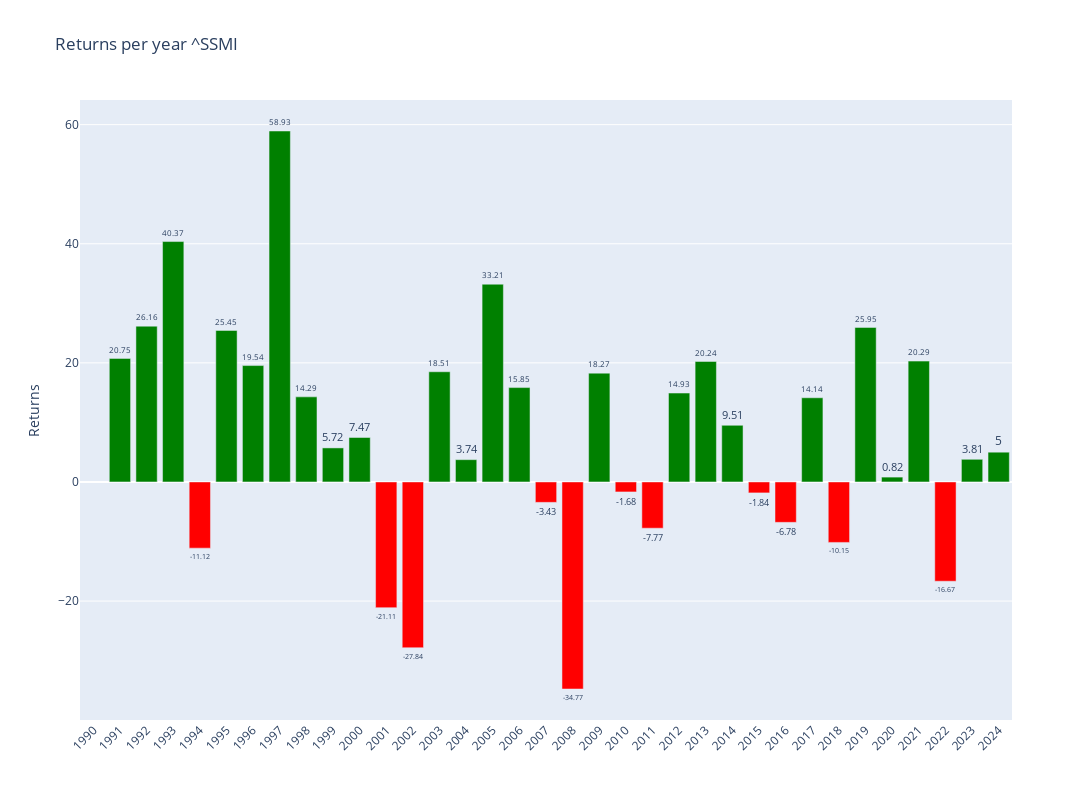

This figure's notebook cell:
### Code cell
# Plotly
fig = make_subplots()

# Add colors
colors = ['green' if x >= 0 else 'red' for x in annual_data['Return']]

# Graph (1,1)
fig.add_trace(go.Bar(y=annual_data['Return'],x=annual_data['Return'].index,text=round(annual_data['Return'],2),textposition='outside',marker_color=colors,hoverinfo='skip'),row=1,col=1)

# Update xaxis properties
fig.update_yaxes(title_text="Returns", row=1, col=1)

fig.update_layout(xaxis=dict(tickvals=annual_data.index,tickangle=-45),height=800, width=1300,title=f"Returns per year {ticker}")

fig.show()

### Figure 1 — Plotly figure (JSON) as saved in the notebook; plotly's stock layout.template omitted (floating-point values rounded to 4 significant figures)
{"data": [{"hoverinfo": "skip", "marker": {"color": ["red", "green", "green", "green", "red", "green", "green", "green", "green", "green", "green", "red", "red", "green", "green", "green", "green", "red", "red", "green", "red", "red", "green", "green", "green", "red", "red", "green", "red", "green", "green", "green", "red", "green", "green"]}, "text": [null, 20.75, 26.16, 40.37, -11.12, 25.45, 19.54, 58.93, 14.29, 5.72, 7.47, -21.11, -27.84, 18.51, 3.74, 33.21, 15.85, -3.43, -34.77, 18.27, -1.68, -7.77, 14.93, 20.24, 9.51, -1.84, -6.78, 14.14, -10.15, 25.95, 0.82, 20.29, -16.67, 3.81, 5], "textposition": "outside", "type": "bar", "x": [1990, 1991, 1992, 1993, 1994, 1995, 1996, 1997, 1998, 1999, 2000, 2001, 2002, 2003, 2004, 2005, 2006, 2007, 2008, 2009, 2010, 2011, 2012, 2013, 2014, 2015, 2016, 2017, 2018, 2019, 2020, 2021, 2022, 2023, 2024], "xaxis": "x", "y": [null, 20.75, 26.16, 40.37, -11.12, 25.45, 19.54, 58.93, 14.29, 5.717, 7.468, -21.11, -27.84, 18.51, 3.743, 33.21, 15.85, -3.428, -34.77, 18.27, -1.678, -7.766, 14.93, 20.24, 9.513, -1.84, -6.784, 14.14, -10.15, 25.95, 0.8154, 20.29, -16.67, 3.806, 4.998], "yaxis": "y"}], "layout": {"height": 800, "title": {"text": "Returns per year ^SSMI"}, "width": 1300, "xaxis": {"anchor": "y", "domain": [0, 1], "tickangle": -45, "tickvals": [1990, 1991, 1992, 1993, 1994, 1995, 1996, 1997, 1998, 1999, 2000, 2001, 2002, 2003, 2004, 2005, 2006, 2007, 2008, 2009, 2010, 2011, 2012, 2013, 2014, 2015, 2016, 2017, 2018, 2019, 2020, 2021, 2022, 2023, 2024]}, "yaxis": {"anchor": "x", "domain": [0, 1], "title": {"text": "Returns"}}}}
